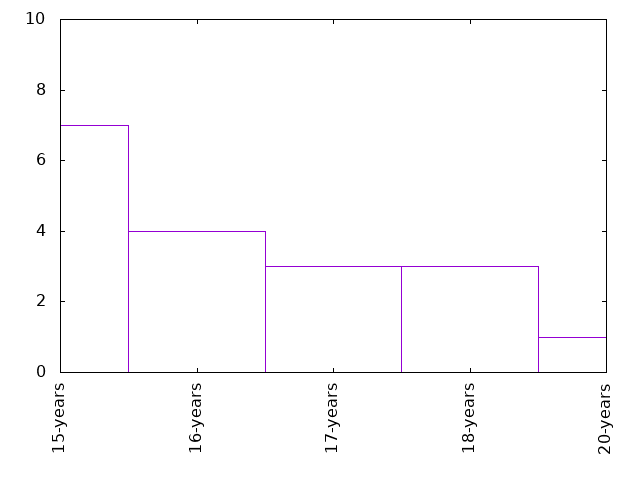

Reproduce this figure in gnuplot.
set term png
set out "18-20age.png"
set key off
set xtics rotate
set yrange[0:10]

plot '18-20age.dat' using 1:xticlabel(2) with boxes
